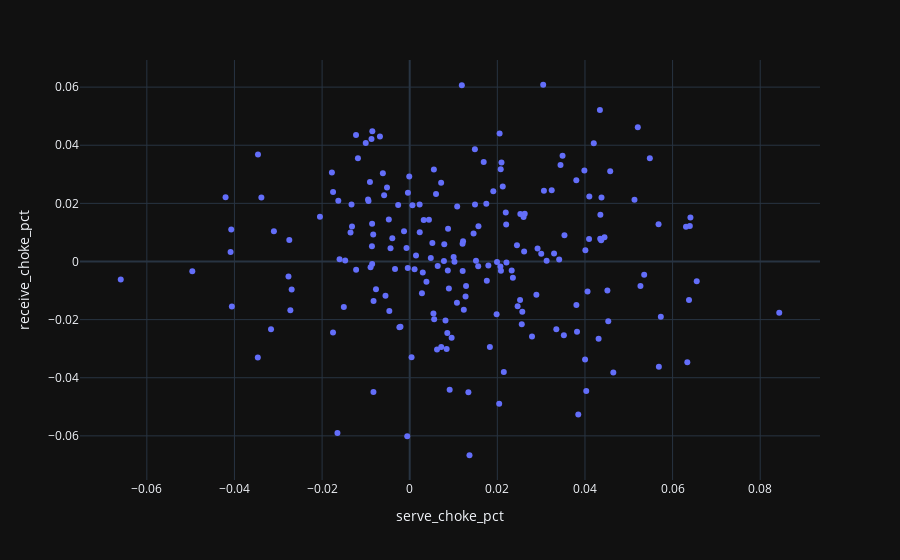

Notebook code for this chart:
### Code cell
fig = px.scatter(data_frame=df, x="serve_choke_pct", y="receive_choke_pct", hover_name='name')
fig.show()

### Figure 1 — Plotly figure (JSON) as saved in the notebook; plotly's stock layout.template omitted (floating-point values rounded to 4 significant figures; data arrays with more than 128 entries replaced by an {"elided": "..."} marker saying what was removed)
{"data": [{"hovertemplate": "<b>%{hovertext}</b><br><br>serve_choke_pct=%{x}<br>receive_choke_pct=%{y}<extra></extra>", "hovertext": {"elided": "196 str values"}, "legendgroup": "", "marker": {"color": "#636efa", "symbol": "circle"}, "mode": "markers", "name": "", "orientation": "v", "showlegend": false, "type": "scatter", "x": {"elided": "196 float values"}, "xaxis": "x", "y": {"elided": "196 float values"}, "yaxis": "y"}], "layout": {"legend": {"tracegroupgap": 0}, "margin": {"t": 60}, "xaxis": {"anchor": "y", "domain": [0.0, 1.0], "title": {"text": "serve_choke_pct"}}, "yaxis": {"anchor": "x", "domain": [0.0, 1.0], "title": {"text": "receive_choke_pct"}}}}
